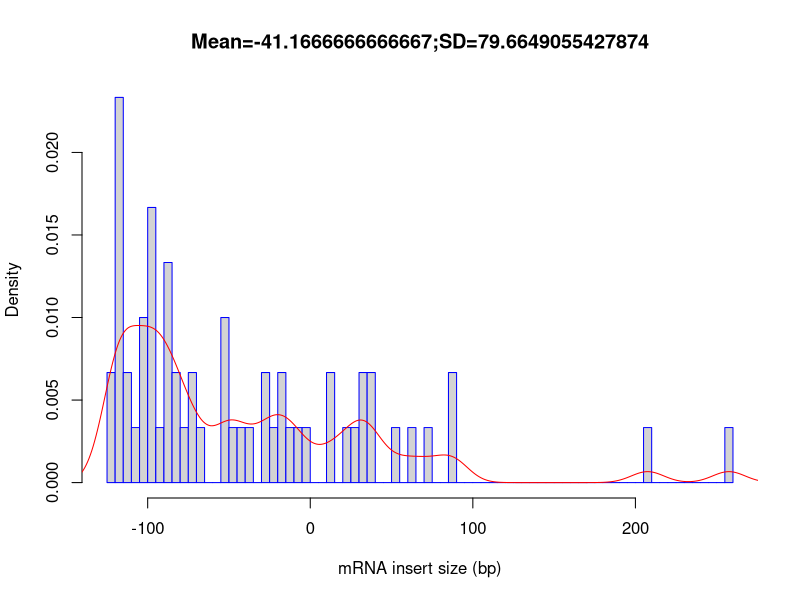

Write the R code that produced this figure.
out_file = 'Atha_Ler-0_sl_FLT_0.18G_Rep3'
pdf('Atha_Ler-0_sl_FLT_0.18G_Rep3.inner_distance_plot.pdf')
fragsize=rep(c(-147.5,-142.5,-137.5,-132.5,-127.5,-122.5,-117.5,-112.5,-107.5,-102.5,-97.5,-92.5,-87.5,-82.5,-77.5,-72.5,-67.5,-62.5,-57.5,-52.5,-47.5,-42.5,-37.5,-32.5,-27.5,-22.5,-17.5,-12.5,-7.5,-2.5,2.5,7.5,12.5,17.5,22.5,27.5,32.5,37.5,42.5,47.5,52.5,57.5,62.5,67.5,72.5,77.5,82.5,87.5,92.5,97.5,102.5,107.5,112.5,117.5,122.5,127.5,132.5,137.5,142.5,147.5,152.5,157.5,162.5,167.5,172.5,177.5,182.5,187.5,192.5,197.5,202.5,207.5,212.5,217.5,222.5,227.5,232.5,237.5,242.5,247.5,252.5,257.5,262.5,267.5,272.5,277.5,282.5,287.5,292.5,297.5,302.5,307.5,312.5,317.5,322.5,327.5,332.5,337.5,342.5,347.5),times=c(0,0,0,0,0,2,7,2,1,3,5,1,4,2,1,2,1,0,0,3,1,1,1,0,2,1,2,1,1,1,0,0,2,0,1,1,2,2,0,0,1,0,1,0,1,0,0,2,0,0,0,0,0,0,0,0,0,0,0,0,0,0,0,0,0,0,0,0,0,0,0,1,0,0,0,0,0,0,0,0,0,1,0,0,0,0,0,0,0,0,0,0,0,0,0,0,0,0,0,0))
frag_sd = sd(fragsize)
frag_mean = mean(fragsize)
frag_median = median(fragsize)
write(x=c("Name","Mean","Median","sd"), sep="	", file=stdout(),ncolumns=4)
write(c(out_file,frag_mean,frag_median,frag_sd),sep="	", file=stdout(),ncolumns=4)
hist(fragsize,probability=T,breaks=100,xlab="mRNA insert size (bp)",main=paste(c("Mean=",frag_mean,";","SD=",frag_sd),collapse=""),border="blue")
lines(density(fragsize,bw=10),col='red')
dev.off()
